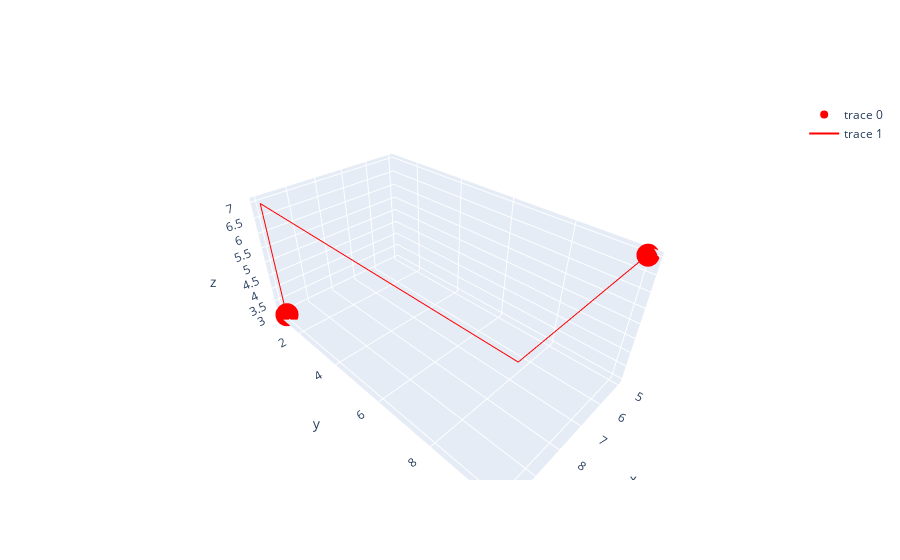

Write notebook code for a chart like this one.
### Code cell
fig = go.Figure()
fig.add_trace(go.Scatter3d(x=point_data['x'], y=point_data['y'], z=point_data['z'], mode='markers', line=dict(color='red', width=2)))
fig.add_trace(go.Scatter3d(x=manhattan_x_coords, y=manhattan_y_coords, z=manhattan_z_coords, mode='lines', line=dict(color='red', width=2)))
fig.show()

### Figure 1 — Plotly figure (JSON) as saved in the notebook; plotly's stock layout.template omitted (floating-point values rounded to 4 significant figures)
{"data": [{"line": {"color": "red", "width": 2}, "mode": "markers", "type": "scatter3d", "x": [10, 5], "y": [1, 10], "z": [3, 7]}, {"line": {"color": "red", "width": 2}, "mode": "lines", "type": "scatter3d", "x": [10, 10, 10, 5], "y": [1, 1, 10, 10], "z": [3, 7, 7, 7]}], "layout": {}}
